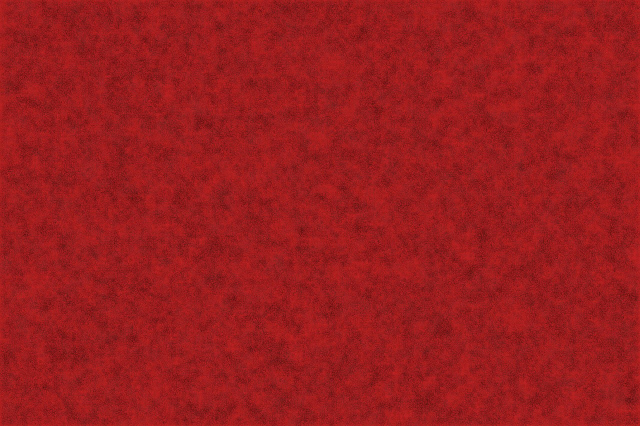
//> input picture ArcGIS/ArcGIS/my/images/bg.jpg, 1280 x 852 px, given in place of the camera (shown at 1/2 size)
$ ./TakePhoto   (built with g++ and OpenCV 4)
//> lines starting //> are read from the running program, lines starting //| are printed output that depends on the picture
### Opencv/FaceRecognition/TakePhoto/stdafx.h
// stdafx.h : 标准系统包含文件的包含文件，
// 或是经常使用但不常更改的
// 特定于项目的包含文件
//

#pragma once

#include "targetver.h"

#include <stdio.h>
#include <tchar.h>


// TODO:  在此处引用程序需要的其他头文件

### Opencv/FaceRecognition/TakePhoto/TakePhoto.cpp
// TakePhoto.cpp : 定义控制台应用程序的入口点。
//拍照
#include "stdafx.h"
#include<opencv2\opencv.hpp>
using namespace std;
using namespace cv;

#include <opencv2/core/core.hpp>
#include <opencv2/highgui/highgui.hpp>
#include <opencv2/imgproc/imgproc.hpp>
#include <iostream>
// [28 lines left out: function takephoto, not called in this run]
//视频边缘提取
int video()
{
	VideoCapture cap(0);
	if (!cap.isOpened())
	{
		return -1;
	}
	Mat frame;
	Mat edges;

	bool stop = false;
	cvNamedWindow("视频", CV_WINDOW_FULLSCREEN);//CV_WINDOW_FULLSCREEN
	while (!stop)
	{
		cap >> frame;
//> frame is the input picture: 852 rows x 1280 cols, CV_8UC3; mean B, G, R 30, 29, 154.7
		cvtColor(frame, edges, CV_BGR2GRAY);
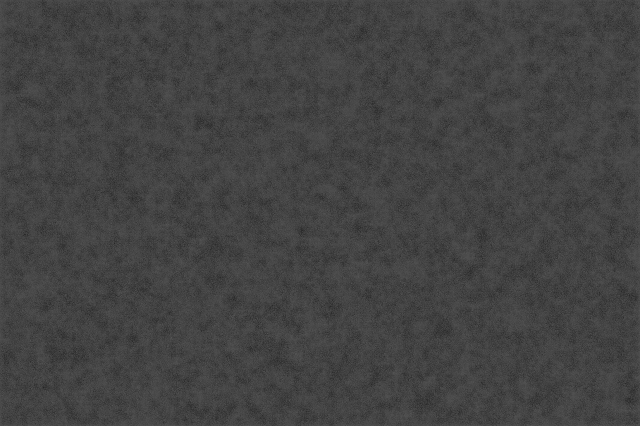
//> edges: 852 rows x 1280 cols, CV_8UC1 (shown at 1/2 size); min 25, max 106, mean 66.7
		GaussianBlur(edges, edges, Size(7, 7), 1.5, 1.5);
		Canny(edges, edges, 0, 30, 3);
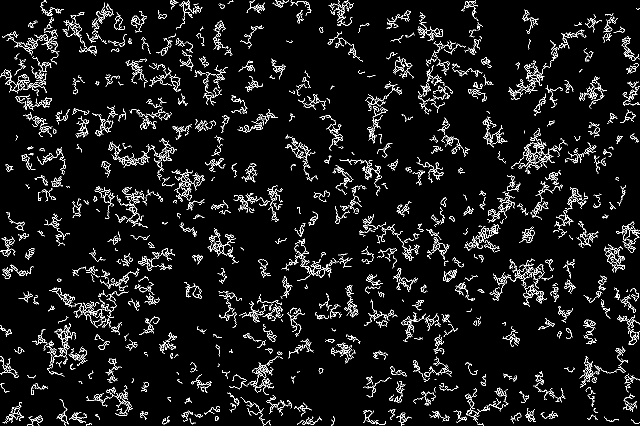
//> edges: 852 rows x 1280 cols, CV_8UC1 (shown at 1/2 size); 5.7% white in thin lines or dots

		IplImage *img_v = &IplImage(edges);

//> (the run ends here: the program stops with an error, at `cvResize(img_v, img_v, CV_INTER_NN);`)
